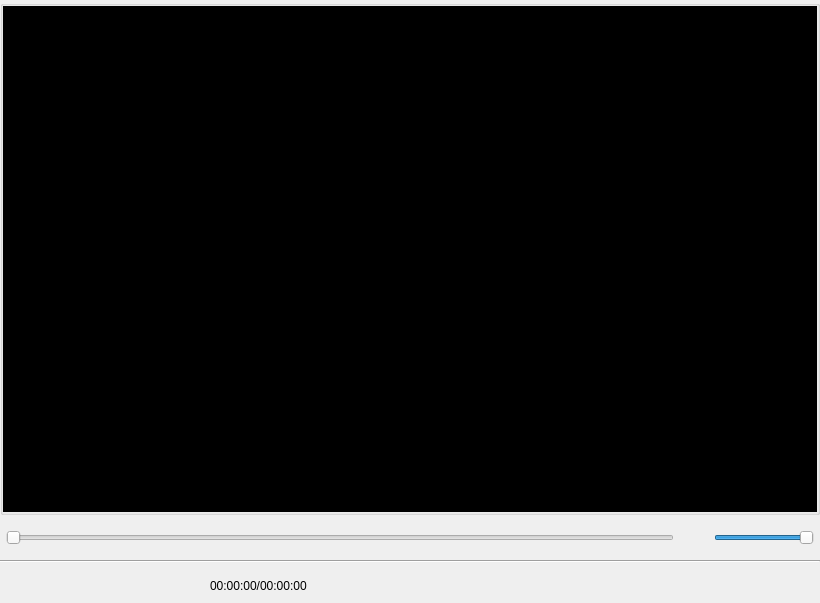
<?xml version="1.0" encoding="UTF-8"?>
<ui version="4.0">
 <class>VideoPlayerXClass</class>
 <widget class="QMainWindow" name="VideoPlayerXClass">
  <property name="geometry">
   <rect>
    <x>0</x>
    <y>0</y>
    <width>820</width>
    <height>603</height>
   </rect>
  </property>
  <property name="windowTitle">
   <string>VideoPlayerX</string>
  </property>
  <widget class="QWidget" name="centralWidget">
   <layout class="QVBoxLayout" name="verticalLayout">
    <property name="spacing">
     <number>5</number>
    </property>
    <property name="leftMargin">
     <number>0</number>
    </property>
    <property name="topMargin">
     <number>0</number>
    </property>
    <property name="rightMargin">
     <number>0</number>
    </property>
    <property name="bottomMargin">
     <number>0</number>
    </property>
    <item>
     <widget class="QGroupBox" name="groupBox">
      <layout class="QVBoxLayout" name="verticalLayout_2">
       <property name="spacing">
        <number>0</number>
       </property>
       <property name="leftMargin">
        <number>0</number>
       </property>
       <property name="topMargin">
        <number>0</number>
       </property>
       <property name="rightMargin">
        <number>0</number>
       </property>
       <property name="bottomMargin">
        <number>0</number>
       </property>
       <item>
        <widget class="VideoControlWidget" name="videoWidget" native="true">
         <property name="styleSheet">
          <string notr="true">background-color: #000;</string>
         </property>
        </widget>
       </item>
      </layout>
     </widget>
    </item>
    <item>
     <widget class="QWidget" name="widget" native="true">
      <property name="minimumSize">
       <size>
        <width>0</width>
        <height>35</height>
       </size>
      </property>
      <property name="maximumSize">
       <size>
        <width>16777215</width>
        <height>35</height>
       </size>
      </property>
      <layout class="QHBoxLayout" name="horizontalLayout_3" stretch="0,0,0">
       <property name="spacing">
        <number>6</number>
       </property>
       <property name="leftMargin">
        <number>6</number>
       </property>
       <property name="topMargin">
        <number>0</number>
       </property>
       <property name="rightMargin">
        <number>6</number>
       </property>
       <property name="bottomMargin">
        <number>0</number>
       </property>
       <item>
        <widget class="QSlider" name="positionSlider">
         <property name="maximum">
          <number>0</number>
         </property>
         <property name="orientation">
          <enum>Qt::Horizontal</enum>
         </property>
        </widget>
       </item>
       <item>
        <widget class="QPushButton" name="volumeBtn">
         <property name="minimumSize">
          <size>
           <width>28</width>
           <height>28</height>
          </size>
         </property>
         <property name="maximumSize">
          <size>
           <width>28</width>
           <height>28</height>
          </size>
         </property>
         <property name="text">
          <string/>
         </property>
         <property name="icon">
          <iconset resource="VideoPlayerX.qrc">
           <normaloff>:/VideoPlayerX/res/player_voice_16.png</normaloff>:/VideoPlayerX/res/player_voice_16.png</iconset>
         </property>
         <property name="iconSize">
          <size>
           <width>24</width>
           <height>24</height>
          </size>
         </property>
         <property name="flat">
          <bool>true</bool>
         </property>
        </widget>
       </item>
       <item>
        <widget class="QSlider" name="volumeSlider">
         <property name="minimumSize">
          <size>
           <width>50</width>
           <height>0</height>
          </size>
         </property>
         <property name="maximumSize">
          <size>
           <width>100</width>
           <height>16777215</height>
          </size>
         </property>
         <property name="maximum">
          <number>100</number>
         </property>
         <property name="value">
          <number>100</number>
         </property>
         <property name="orientation">
          <enum>Qt::Horizontal</enum>
         </property>
        </widget>
       </item>
      </layout>
     </widget>
    </item>
    <item>
     <widget class="Line" name="line">
      <property name="orientation">
       <enum>Qt::Horizontal</enum>
      </property>
     </widget>
    </item>
    <item>
     <widget class="QWidget" name="widget_2" native="true">
      <property name="minimumSize">
       <size>
        <width>0</width>
        <height>35</height>
       </size>
      </property>
      <property name="maximumSize">
       <size>
        <width>16777215</width>
        <height>35</height>
       </size>
      </property>
      <layout class="QHBoxLayout" name="horizontalLayout_2">
       <property name="spacing">
        <number>6</number>
       </property>
       <property name="leftMargin">
        <number>6</number>
       </property>
       <property name="topMargin">
        <number>0</number>
       </property>
       <property name="rightMargin">
        <number>6</number>
       </property>
       <property name="bottomMargin">
        <number>0</number>
       </property>
       <item>
        <widget class="QPushButton" name="playBtn">
         <property name="minimumSize">
          <size>
           <width>28</width>
           <height>28</height>
          </size>
         </property>
         <property name="maximumSize">
          <size>
           <width>28</width>
           <height>28</height>
          </size>
         </property>
         <property name="text">
          <string/>
         </property>
         <property name="icon">
          <iconset resource="VideoPlayerX.qrc">
           <normaloff>:/VideoPlayerX/res/播放.png</normaloff>:/VideoPlayerX/res/播放.png</iconset>
         </property>
         <property name="iconSize">
          <size>
           <width>24</width>
           <height>24</height>
          </size>
         </property>
         <property name="checked">
          <bool>false</bool>
         </property>
         <property name="flat">
          <bool>true</bool>
         </property>
        </widget>
       </item>
       <item>
        <widget class="QPushButton" name="pauseBtn">
         <property name="minimumSize">
          <size>
           <width>28</width>
           <height>28</height>
          </size>
         </property>
         <property name="maximumSize">
          <size>
           <width>28</width>
           <height>28</height>
          </size>
         </property>
         <property name="text">
          <string/>
         </property>
         <property name="icon">
          <iconset resource="VideoPlayerX.qrc">
           <normaloff>:/VideoPlayerX/res/暂停.png</normaloff>:/VideoPlayerX/res/暂停.png</iconset>
         </property>
         <property name="iconSize">
          <size>
           <width>24</width>
           <height>24</height>
          </size>
         </property>
         <property name="flat">
          <bool>true</bool>
         </property>
        </widget>
       </item>
       <item>
        <widget class="QPushButton" name="stopBtn">
         <property name="minimumSize">
          <size>
           <width>28</width>
           <height>28</height>
          </size>
         </property>
         <property name="maximumSize">
          <size>
           <width>28</width>
           <height>28</height>
          </size>
         </property>
         <property name="text">
          <string/>
         </property>
         <property name="icon">
          <iconset resource="VideoPlayerX.qrc">
           <normaloff>:/VideoPlayerX/res/停止.png</normaloff>:/VideoPlayerX/res/停止.png</iconset>
         </property>
         <property name="iconSize">
          <size>
           <width>24</width>
           <height>24</height>
          </size>
         </property>
         <property name="flat">
          <bool>true</bool>
         </property>
        </widget>
       </item>
       <item>
        <widget class="QPushButton" name="leftBtn">
         <property name="minimumSize">
          <size>
           <width>28</width>
           <height>28</height>
          </size>
         </property>
         <property name="maximumSize">
          <size>
           <width>28</width>
           <height>28</height>
          </size>
         </property>
         <property name="text">
          <string/>
         </property>
         <property name="icon">
          <iconset resource="VideoPlayerX.qrc">
           <normaloff>:/VideoPlayerX/res/快退.png</normaloff>:/VideoPlayerX/res/快退.png</iconset>
         </property>
         <property name="iconSize">
          <size>
           <width>24</width>
           <height>24</height>
          </size>
         </property>
         <property name="flat">
          <bool>true</bool>
         </property>
        </widget>
       </item>
       <item>
        <widget class="QPushButton" name="rightBtn">
         <property name="minimumSize">
          <size>
           <width>28</width>
           <height>28</height>
          </size>
         </property>
         <property name="maximumSize">
          <size>
           <width>28</width>
           <height>28</height>
          </size>
         </property>
         <property name="text">
          <string/>
         </property>
         <property name="icon">
          <iconset resource="VideoPlayerX.qrc">
           <normaloff>:/VideoPlayerX/res/快进.png</normaloff>:/VideoPlayerX/res/快进.png</iconset>
         </property>
         <property name="iconSize">
          <size>
           <width>24</width>
           <height>24</height>
          </size>
         </property>
         <property name="flat">
          <bool>true</bool>
         </property>
        </widget>
       </item>
       <item>
        <widget class="QPushButton" name="openBtn">
         <property name="minimumSize">
          <size>
           <width>28</width>
           <height>28</height>
          </size>
         </property>
         <property name="maximumSize">
          <size>
           <width>28</width>
           <height>28</height>
          </size>
         </property>
         <property name="text">
          <string/>
         </property>
         <property name="icon">
          <iconset resource="VideoPlayerX.qrc">
           <normaloff>:/VideoPlayerX/res/弹出.png</normaloff>:/VideoPlayerX/res/弹出.png</iconset>
         </property>
         <property name="iconSize">
          <size>
           <width>24</width>
           <height>24</height>
          </size>
         </property>
         <property name="flat">
          <bool>true</bool>
         </property>
        </widget>
       </item>
       <item>
        <widget class="QLabel" name="positionLab">
         <property name="text">
          <string>00:00:00/00:00:00</string>
         </property>
        </widget>
       </item>
       <item>
        <spacer name="horizontalSpacer">
         <property name="orientation">
          <enum>Qt::Horizontal</enum>
         </property>
         <property name="sizeHint" stdset="0">
          <size>
           <width>120</width>
           <height>40</height>
          </size>
         </property>
        </spacer>
       </item>
       <item>
        <widget class="QPushButton" name="btnAbout">
         <property name="text">
          <string/>
         </property>
         <property name="icon">
          <iconset resource="VideoPlayerX.qrc">
           <normaloff>:/VideoPlayerX/res/关于.png</normaloff>:/VideoPlayerX/res/关于.png</iconset>
         </property>
         <property name="iconSize">
          <size>
           <width>24</width>
           <height>24</height>
          </size>
         </property>
         <property name="flat">
          <bool>true</bool>
         </property>
        </widget>
       </item>
       <item>
        <widget class="QPushButton" name="optionButton">
         <property name="minimumSize">
          <size>
           <width>28</width>
           <height>28</height>
          </size>
         </property>
         <property name="maximumSize">
          <size>
           <width>28</width>
           <height>28</height>
          </size>
         </property>
         <property name="text">
          <string/>
         </property>
         <property name="icon">
          <iconset resource="VideoPlayerX.qrc">
           <normaloff>:/VideoPlayerX/res/菜单.png</normaloff>:/VideoPlayerX/res/菜单.png</iconset>
         </property>
         <property name="iconSize">
          <size>
           <width>24</width>
           <height>24</height>
          </size>
         </property>
         <property name="flat">
          <bool>true</bool>
         </property>
        </widget>
       </item>
       <item>
        <widget class="QPushButton" name="fullscreenBtn">
         <property name="minimumSize">
          <size>
           <width>28</width>
           <height>28</height>
          </size>
         </property>
         <property name="maximumSize">
          <size>
           <width>28</width>
           <height>28</height>
          </size>
         </property>
         <property name="text">
          <string/>
         </property>
         <property name="icon">
          <iconset resource="VideoPlayerX.qrc">
           <normaloff>:/VideoPlayerX/res/全屏.png</normaloff>:/VideoPlayerX/res/全屏.png</iconset>
         </property>
         <property name="iconSize">
          <size>
           <width>24</width>
           <height>24</height>
          </size>
         </property>
         <property name="flat">
          <bool>true</bool>
         </property>
        </widget>
       </item>
      </layout>
     </widget>
    </item>
   </layout>
  </widget>
  <action name="actionAbout">
   <property name="icon">
    <iconset resource="VideoPlayerX.qrc">
     <normaloff>:/VideoPlayerX/res/关于.png</normaloff>:/VideoPlayerX/res/关于.png</iconset>
   </property>
   <property name="text">
    <string>About</string>
   </property>
   <property name="shortcut">
    <string>F1</string>
   </property>
  </action>
 </widget>
 <layoutdefault spacing="6" margin="11"/>
 <customwidgets>
  <customwidget>
   <class>VideoControlWidget</class>
   <extends>QWidget</extends>
   <header>VideoControlWidget.h</header>
   <container>1</container>
  </customwidget>
 </customwidgets>
 <resources>
  <include location="VideoPlayerX.qrc"/>
 </resources>
 <connections>
  <connection>
   <sender>btnAbout</sender>
   <signal>clicked()</signal>
   <receiver>actionAbout</receiver>
   <slot>trigger()</slot>
   <hints>
    <hint type="sourcelabel">
     <x>727</x>
     <y>584</y>
    </hint>
    <hint type="destinationlabel">
     <x>-1</x>
     <y>-1</y>
    </hint>
   </hints>
  </connection>
 </connections>
</ui>
